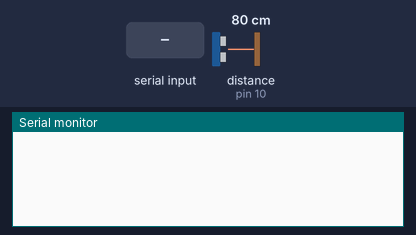
A sketch run on a simulated Arduino Uno, built with avr-gcc and run on an emulated ATmega328P. Parts: the last lines printed to the serial monitor. The test bench sets the inputs (shaded band); at power-on: distance to the obstacle (sensor on pin 10) 80 cm. The echo pulse lasts 58.3 µs per cm.

Above: at 1.2 s.
1.3 s: "90,45\n" received over Serial
At 3.4 s:
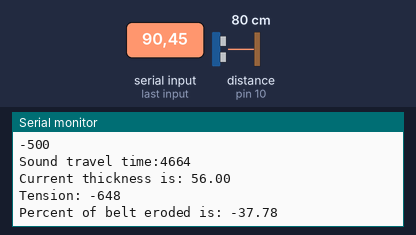
3.5 s: distance to the obstacle (sensor on pin 10) set to 2 cm
At 4.9 s:
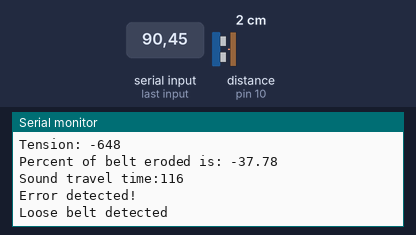
5.6 s: distance to the obstacle (sensor on pin 10) set to 250 cm
At 6.9 s:
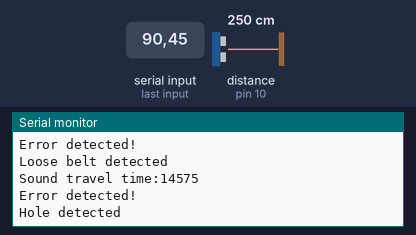
Timing chart, 0 to 8.6 s (numbered marks = the images above; inputs shaded):
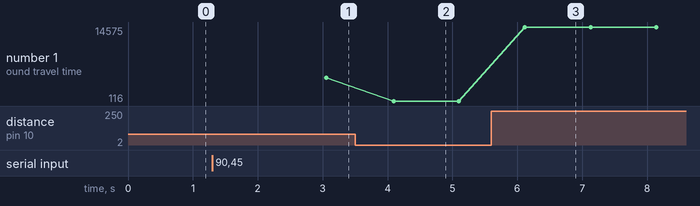

Measured:
- after the input at 1.3 s, the serial monitor: prints a new line after 0.70 s (image 1)
- after the input at 3.5 s, the serial monitor: prints a new line after 0.60 s (image 2)
- after the input at 5.6 s, the serial monitor: prints a new line after 0.51 s (image 3)
- plotted number 1: 4664 → 116 after the input at 3.5 s, 116 → 14575 after the input at 5.6 s

The sketch:

usonic_god_code.ino
```cpp
const int trigPin = 9;
const int echoPin = 10;
long duration;
int distance;
float og_thick;
int og_dist;
int dist_tot;
float curr_thick;
int tension;
int duration_ideal;
int duration_L;
int duration_U;
float erode_percent;
int etime;
boolean measure = false;
boolean erodeMeasureStarted = false;
unsigned long startTime = 0; // Use unsigned long for time-related variables

void setup() {
  pinMode(trigPin, OUTPUT);
  pinMode(echoPin, INPUT);
  Serial.begin(9600);
}

void loop() {
  duration_U = duration_ideal + 500;
  duration_L = duration_ideal - 500;
  if (!measure) {
    if (Serial.available() > 1) {
      og_thick = Serial.parseInt();
      Serial.print("Original thickness is: ");
      Serial.println(og_thick);
      og_dist = Serial.parseInt();
      Serial.print("Original distance from belt is: ");
      Serial.println(og_dist);
      duration_ideal = og_dist * 2 / 0.034;  // Calculate the expected duration based on distance
      Serial.print("Expected sound travel time is: ");
      Serial.println(duration_U);
      Serial.println(" - ");
      Serial.println(duration_L);
      measure = true;
    }
  } else {
    digitalWrite(trigPin, LOW);
    delayMicroseconds(2);
    digitalWrite(trigPin, HIGH);
    delayMicroseconds(10);
    digitalWrite(trigPin, LOW);

    duration = pulseIn(echoPin, HIGH);
    Serial.print("Sound travel time:");
    Serial.println(duration);

    distance = duration * 0.034 / 2;
    dist_tot = og_dist + og_thick;

    if (abs(distance - dist_tot) > og_thick) {
      Serial.println("Error detected!");
      if (duration < duration_L) {
        Serial.println("Loose belt detected");
      } else {
        Serial.println("Hole detected");
      }
    } else {
      curr_thick = dist_tot - distance;
      Serial.print("Current thickness is: ");
      Serial.println(curr_thick);
      tension = map(curr_thick, 0, 2, 24, 0); // Example mapping, adjust as needed
      Serial.print("Tension: ");
      Serial.println(tension);

      // Calculate erode_percent
      erode_percent = (curr_thick - og_thick) * 100 / og_thick;
      Serial.print("Percent of belt eroded is: ");
      Serial.println(erode_percent);

      // Measure time for erode_percent to reach 1
      if (erode_percent >= 1 && !erodeMeasureStarted) {
        startTime = millis();  // Record the start time
        erodeMeasureStarted = true;
      }

      // Calculate and print elapsed time in hours
      if (erode_percent >= 1 && erodeMeasureStarted) {
        etime = millis() - startTime;
        float etimeInHours = etime / (1000.0 * 60.0 * 60.0); // Convert milliseconds to hours
        Serial.print("Time taken for erode_percent to reach 1: ");
        Serial.print(etimeInHours, 2); // Display with 2 decimal places
        Serial.println(" hours");
      }

      // Check erode_percent conditions
      if (erode_percent >= 20) {
        Serial.print("Percent of belt eroded (");
        Serial.println(erode_percent);
        Serial.println("%). Repairs advised.");
      } else if (erode_percent >= 40) {
        Serial.print(erode_percent);
        Serial.println("% erosion detected. Critical point reached. Repair immediately.");
      }
    }
  }

  delay(1000);
}
```
